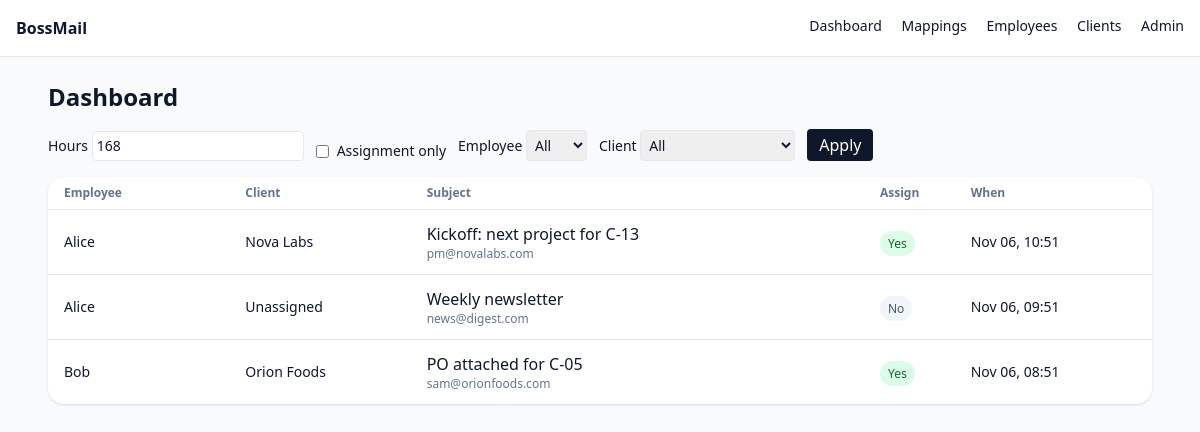
The page / (signed in) on the database its author committed.
### core/models.py (models this page shows, shortened)
class Message(models.Model):
    provider_msg_id = models.CharField(max_length=255, unique=True)
    employee = models.ForeignKey(Employee, on_delete=models.CASCADE)
    client = models.ForeignKey(Client, null=True, blank=True, on_delete=models.SET_NULL)
    sender = models.CharField(max_length=200)
    subject = models.CharField(max_length=500)
    snippet = models.TextField(blank=True)
    received_at = models.DateTimeField()
    tags = models.JSONField(default=list, blank=True)
    is_assignment = models.BooleanField(default=False)
    class Meta:
        indexes = [models.Index(fields=["employee", "client", "received_at"])]

class Employee(models.Model):
    user = models.OneToOneField(User, on_delete=models.CASCADE, related_name="employee")
    display_name = models.CharField(max_length=120)
    primary_email = models.EmailField(blank=True)

class Client(models.Model):
    code = models.CharField(max_length=32, unique=True)
    name = models.CharField(max_length=120)
    note = models.TextField(blank=True)

### core/views.py (the view)
# urls.py: path("", views.dashboard, name="dashboard"),
@login_required
def dashboard(request):
    hours = int(request.GET.get("hours", 168))  # default 7d
    assignment_only = request.GET.get("assignment", "0") == "1"
    employee_id = request.GET.get("employee")
    client_id = request.GET.get("client")
    qs = Message.objects.select_related("employee", "client").order_by("-received_at")
    qs = qs.filter(received_at__gte=timezone.now() - timedelta(hours=hours))
    if assignment_only:
        qs = qs.filter(is_assignment=True)
    if employee_id:
        qs = qs.filter(employee_id=employee_id)
    if client_id:
        qs = qs.filter(client_id=client_id)
    employees = Employee.objects.all()
    clients = Client.objects.all()
    return render(request, "core/dashboard.html", {
        "messages": qs[:500],
        "employees": employees,
        "clients": clients,
        "filters": {"hours": hours, "assignment": assignment_only, "employee": employee_id, "client": client_id},
    })

### core/templates/core/dashboard.html (shortened to what this page needs)
{% extends 'core/base.html' %}
{% block content %}
<h1 class="text-2xl font-semibold mb-4">Dashboard</h1>
<form method="get" class="flex flex-wrap gap-3 mb-4 items-end">
  <label class="text-sm">Hours
    <input type="number" name="hours" min="1" value="{{ filters.hours }}" class="border rounded p-1">
  </label>
  <label class="text-sm flex items-center gap-2">
    <input type="checkbox" name="assignment" value="1" {% if filters.assignment %}checked{% endif %}> Assignment only
  </label>
  <label class="text-sm">Employee
    <select name="employee" class="border rounded p-1">
      <option value="">All</option>
    </select>
  </label>
  <label class="text-sm">Client
    <select name="client" class="border rounded p-1">
      <option value="">All</option>
    </select>
  </label>
  <button class="bg-slate-900 text-white rounded px-3 py-1">Apply</button>
</form>
<div class="bg-white rounded-2xl shadow divide-y">
  <div class="grid grid-cols-12 gap-4 px-4 py-2 text-xs font-semibold text-slate-500">
    <div class="col-span-2">Employee</div>
    <div class="col-span-2">Client</div>
    <div class="col-span-5">Subject</div>
    <div class="col-span-1">Assign</div>
    <div class="col-span-2">When</div>
  </div>
  {% for m in messages %}
  <div class="grid grid-cols-12 gap-4 px-4 py-3 items-center hover:bg-slate-50">
    <div class="col-span-2 text-sm">{{ m.employee.display_name }}</div>
    <div class="col-span-2 text-sm">{% if m.client %}{{ m.client.name }}{% else %}Unassigned{% endif %}</div>
    <div class="col-span-5 truncate">
      <a
        hx-get="{% url 'message_modal' m.id %}"
        hx-target="#modal-body" hx-swap="innerHTML"
        class="text-slate-900 hover:underline">
        {{ m.subject }}
      </a>
      <div class="text-xs text-slate-500 truncate">{{ m.sender }}</div>
    </div>
    <div class="col-span-1">
      {% if m.is_assignment %}
        <span class="text-xs bg-green-100 text-green-800 px-2 py-1 rounded-full">Yes</span>
      {% else %}
        <span class="text-xs bg-slate-100 text-slate-600 px-2 py-1 rounded-full">No</span>
      {% endif %}
    </div>
    <div class="col-span-2 text-sm">{{ m.received_at|date:'M d, H:i' }}</div>
  </div>
  {% empty %}
    <div class="p-6 text-center text-slate-500">No messages yet. Try the <a class="underline" href="/seed-demo/">demo seed</a>.</div>
  {% endfor %}
</div>
{% endblock %}

### core/templates/core/base.html (shortened to what this page needs)
<!doctype html>
<html lang="en">
<head>
  <script src="https://cdn.tailwindcss.com"></script>
</head>
<body class="bg-slate-50 text-slate-900">
  <nav class="bg-white border-b p-4 flex justify-between sticky top-0 z-10">
    <div class="font-semibold">BossMail</div>
    <div class="space-x-4 text-sm">
      <a href="/" class="hover:underline">Dashboard</a>
      <a href="/mappings/" class="hover:underline">Mappings</a>
      <a href="/employees/" class="hover:underline">Employees</a>
      <a href="/clients/" class="hover:underline">Clients</a>
      <a href="/admin/" class="hover:underline">Admin</a>
    </div>
  </nav>
  <main class="p-6 max-w-6xl mx-auto">
    {% block content %}{% endblock %}
  </main>
</body>
</html>

### rows shown on the page
Message: employee.display_name "Alice", client.name "Nova Labs", subject "Kickoff: next project for C-13", sender "pm@novalabs.com", is_assignment "Yes", received_at "Nov 06, 10:51"
Message: employee.display_name "Alice", shows "Unassigned", subject "Weekly newsletter", sender "news@digest.com", is_assignment "No", received_at "Nov 06, 09:51"
Message: employee.display_name "Bob", client.name "Orion Foods", subject "PO attached for C-05", sender "sam@orionfoods.com", is_assignment "Yes", received_at "Nov 06, 08:51"
